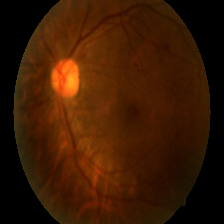
#> input picture RetinaDataset/Severe.png, 224 x 224 px
$ jupyter execute ColorChannels.ipynb
#> lines starting #> are read from the running program, lines starting #| are printed output that depends on the picture
[cell 1]
import cv2 as cv
import numpy as np

[cell 2]
img = cv.imread("./RetinaDataset/Severe.png")
#> img is the input picture: shape (224, 224, 3); mean B, G, R 2.5, 25.7, 59.3

[cell 3]
b,g,r = cv.split(img)
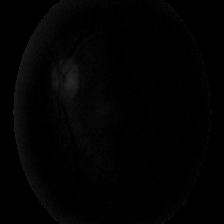
#> b: shape (224, 224); min 0, max 47, mean 2.5
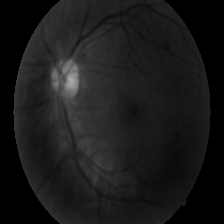
#> g: shape (224, 224); min 0, max 175, mean 25.7
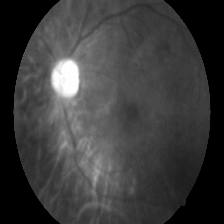
#> r: shape (224, 224); min 0, max 255, mean 59.3

[cell 4]
cv.imshow("img", img)
cv.imshow("Blue", b)
cv.imshow("Green", g)
cv.imshow("Red", r)
cv.waitKey(0)

[cell 5]
img.shape
#> Out = (224, 224, 3)

[cell 6]
b.shape
#> Out = (224, 224)

[cell 7]
r.shape
#> Out = (224, 224)

[cell 8]
g.shape
#> Out = (224, 224)

[cell 9]
merged = cv.merge([b, g, r])
cv.imshow("merged", merged)
cv.waitKey(0)

[cell 10]
blank = np.zeros(img.shape[:2], dtype="uint8")

[cell 11]
blue = cv.merge([b, blank, blank])
red = cv.merge([blank, blank, r])
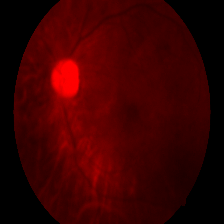
#> red: shape (224, 224, 3); mean of channels 0, 1, 2 0, 0, 59.3; drawn as B, G, R
green = cv.merge([blank, g, blank])
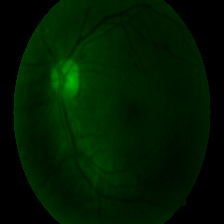
#> green: shape (224, 224, 3); mean of channels 0, 1, 2 0, 25.7, 0; drawn as B, G, R
